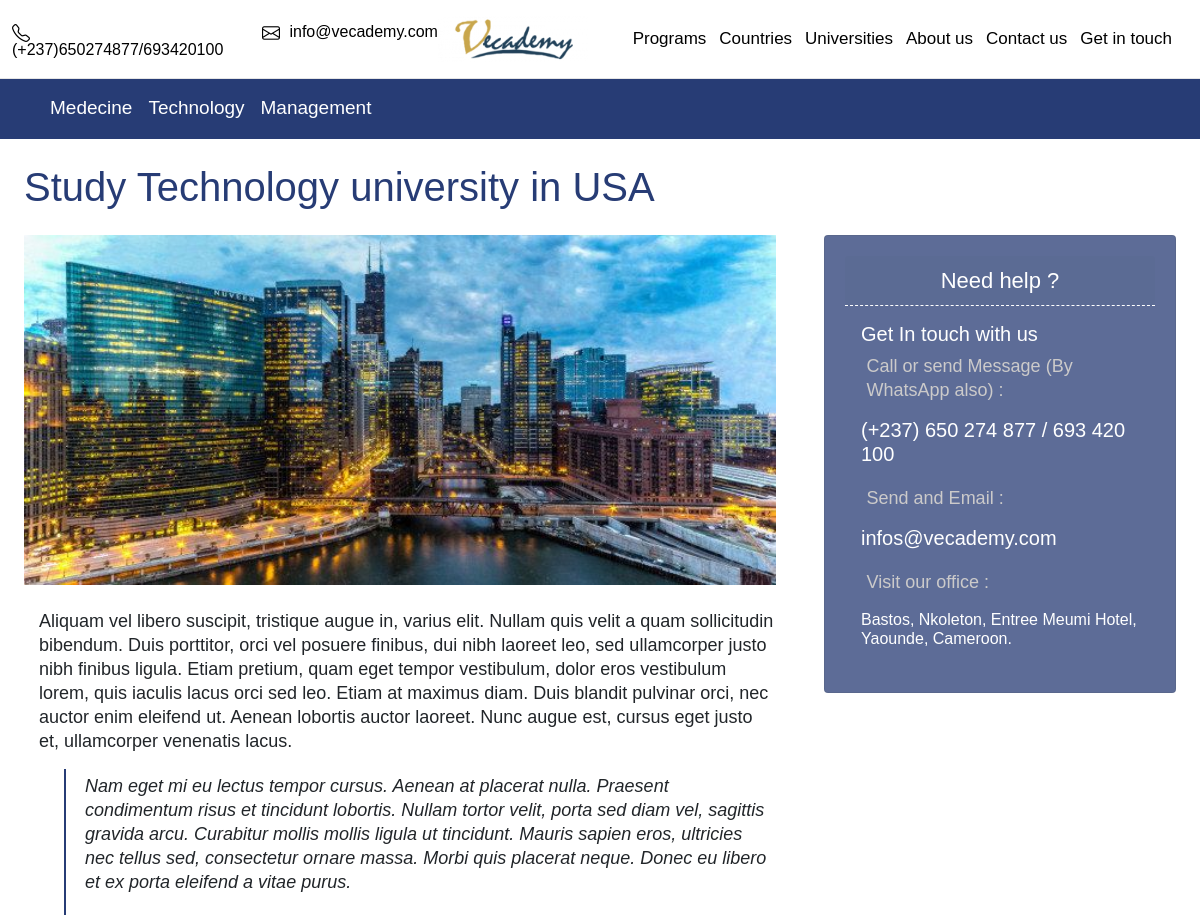
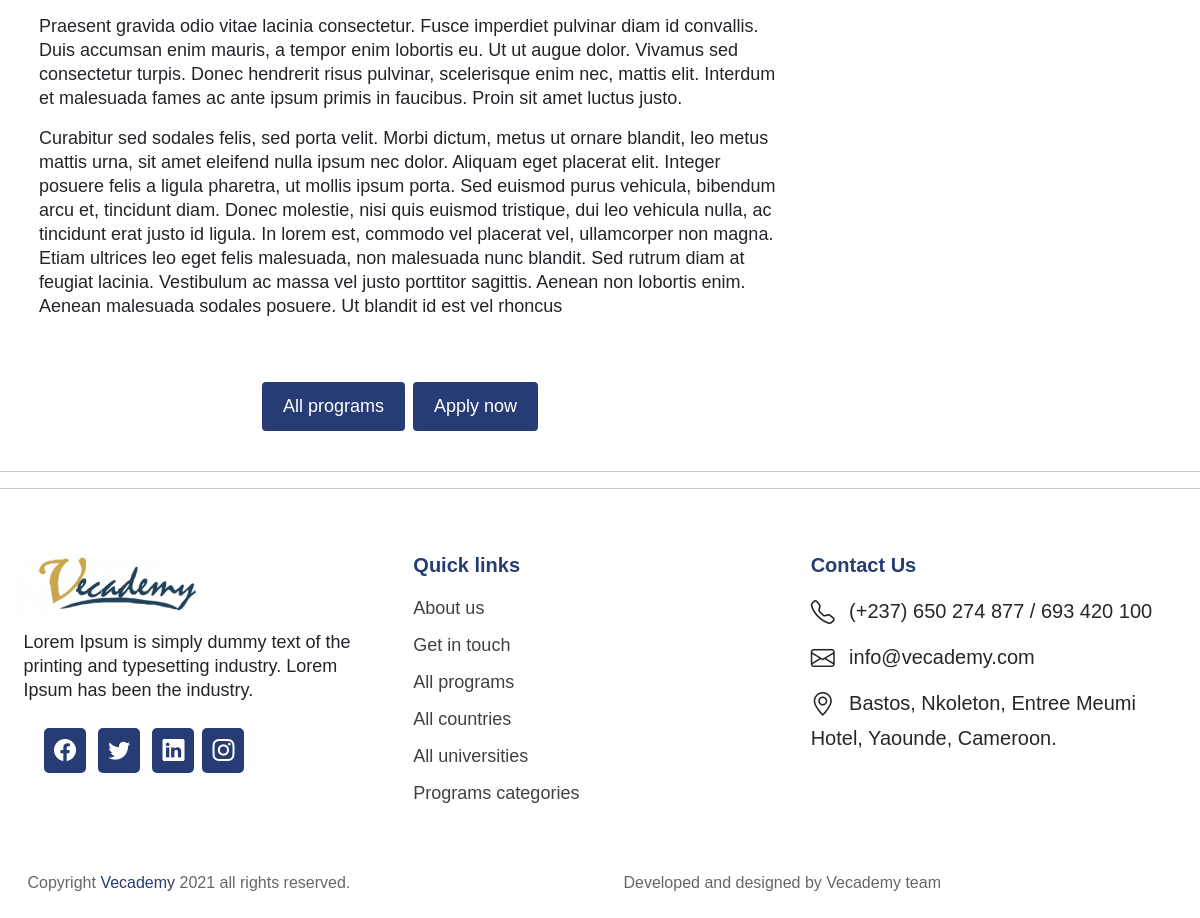
/programs/Study Technology university in USA/, run on the app's committed database (2 pictures, top to bottom).
### main/models.py (models this page shows, shortened)
class ProgramCategory(models.Model):
    program_category_title = models.CharField(max_length=254, null= True, blank=True)
    program_category_description = RichTextField(null = True, blank = True)
    program_category_image = models.ImageField(default = 'default', upload_to = 'programs-images/%Y/%m/%d/')
    date_created = models.DateTimeField(auto_now_add=True, blank=True, null=True)
    last_update = models.DateTimeField(null=True, blank=True)
    set_draft = models.BooleanField(default=True)
    set_featured = models.BooleanField(default=False)
    class Meta:
        verbose_name = 'Program Category'
        verbose_name_plural = 'Program Categories'

class Program(models.Model):
    program_name = models.CharField(max_length=254, null=True, blank=True)
    program_category = models.ForeignKey(ProgramCategory, blank=True, null=True, on_delete=models.PROTECT)
    choose_university = models.ForeignKey(University, on_delete=models.PROTECT, null=True, blank=True)
    program_short_description = models.TextField(max_length=200, null=True, blank=True)
    program_description = RichTextField(blank = True, null = True)
    program_image = models.ImageField(default = 'default.png', upload_to = 'programs-images/%Y/%m/%d/')
    program_icon = IconField(null = True, blank =True, default = 'Graduation Cap')
    date_created = models.DateTimeField(auto_now_add=True, blank=True, null=True)
    last_update = models.DateTimeField(null=True, blank=True)
    set_draft = models.BooleanField(default=True)
    set_featured = models.BooleanField(default=False)
    class Meta:
        verbose_name = 'Program'
        verbose_name_plural = 'Programs'

### main/views.py (the view)
# urls.py: path('programs/<str:program_url>/', views.singleProgram, name='single-program'),
def singleProgram(request, program_url):
    category_to_navebar = ProgramCategory.objects.all().filter(set_draft = False, set_featured = True)
    program_to_form = Program.objects.all().filter(set_draft = False)
    single_program = Program.objects.get(program_name = program_url, set_draft = False)
    program_fact = single_program.programfact_set.all().filter(set_draft = False)
    featured_post = BlogPost.objects.all().filter(set_draft = False, set_featured = True).order_by('-date_created')[:8]
    context = {
        'program_to_form':program_to_form,
        'featured_post':featured_post,
        'program_fact':program_fact,
        'single_program':single_program,
        'category_to_navebar':category_to_navebar,
    }
    return render(request, 'main/single-program.html', context)

### main/templates/main/single-program.html
{% extends 'index.html' %}
{% load static %}
{% block contain%}
<main>
    <div class="container-fluid p-4">
        <h3 class="mb-4 display-6">
            <span class="main-color">{{single_program.program_name}}</span>
        </h3>
        <div class="row g-5">
            <div class="col-lg-8 col-md-7 col-12">
                <div class="row g-5">
                    <div class="col-12">
                        {% include 'main/single-program-contain.html' %}
                    </div>
                    <div class="col-12 d-flex justify-content-center">
                        <div class="d-grid gap-2 d-md-flex justify-content-md-start">
                            <a class="btn btn-on-white" href="{% url 'programs' %}">All programs</a>
                            <a class="btn btn-on-white" href=" {% url 'contact' %} ">Apply now</a>
                        </div>
                    </div>
                </div>
            </div>
            <div class="col-lg-4 col-md-5">
                <div class="position-sticky" style="top: 2rem;">
                    {% include 'main/page-sidebar.html' %}
                </div>
            </div>
        </div>
    </div>
</main>
<hr> {% endblock %}

### templates/navbar.html
{% load static %}
{% if category_to_navebar %}
<div class="main-bg-color py-2">
    <div class="container">
        <div class="nav-scroller">
            <nav class="nav">
                {% for item in category_to_navebar %}
                <a class="p-2 text-white" href="{% url 'single-category' item.program_category_title %}">{{item.program_category_title}}</a>
                {% endfor %}
            </nav>
        </div>
    </div>
</div>
{% endif %}

### main/templates/main/single-program-contain.html (shortened to what this page needs)
 {% load static %}
<div class="service-details">
    <div class="service-single-img">
        <img class="program-image mb-4" src="{{single_program.program_image.url}}" alt="{{single_program.program_name}}">
    </div>
    <div class="content-body mt-20">
        {{single_program.program_description|safe}}
    </div>
</div>

### static/css/main.css (style rules this page uses)
body { font-family: proxima-nova, Helvetica, Arial, sans-serif; }
h3 { font-family: proxima-nova, Helvetica, Arial, sans-serif; font-weight: 600; line-height: 24px; font-size: 20px; }
p { font-family: proxima-nova, Helvetica, Arial, sans-serif; font-weight: 400; line-height: 24px; font-size: 18px; padding-left: 2%; }
blockquote { position: relative; padding: 5px; font-weight: 400; font-style: italic; text-align: left; clear: both; border-left: 2px solid #273c75; margin-left: 40px; }
.main-bg-color { background-color: #273c75; }
.btn-on-white { width: auto; padding: 10px 20px 10px 20px; background-color: #273c75; text-decoration: none; color: white; font-size: 18px; }
.main-color { color: #273c75; text-decoration: none; }
.item-container i, span { color: #ffffff; }
.nav-scroller { position: relative; z-index: 2; height: 2.75rem; overflow-y: hidden; }
.nav-scroller .nav { display: flex; flex-wrap: nowrap; padding-bottom: 1rem; margin-top: -1px; overflow-x: auto; text-align: center; white-space: nowrap; -webkit-overflow-scrolling: touch; }
.nav-scroller .nav a { text-decoration: none; font-size: 19px; color: #273c75; font-weight: 500; }

### main/templates/main/single-program-contain.html (style rules this page uses)
.program-image { max-height: 350px; width: 100%; }

### data on the page
ProgramCategory: program_category_title "Medecine"
ProgramCategory: program_category_title "Technology"
ProgramCategory: program_category_title "Management"
Program: program_name "Study Technology university in USA", program_image (picture), program_description "Aliquam vel libero suscipit, tristique augue in, varius elit. Nullam quis velit a quam sollicitudin bibendum. Duis porttitor, orci vel posuere finibus, dui nibh laoreet leo, sed ullamcorper justo nibh finibus ligula. Etiam pretium, quam eget tempor vestibulum, dolor eros vestibulum lorem, quis iaculis lacus orci sed leo. Etiam at maximus diam. Duis blandit pulvinar orci, nec auctor enim eleifend ut. Aenean lobortis auctor laoreet. Nunc augue est, cursus eget justo et, ullamcorper venenatis lacus. Nam eget mi eu lectus tempor cursus. Aenean at placerat nulla. Praesent condimentum risus et tincidunt lobortis. Nullam tortor velit, porta sed diam vel, sagittis gravida arcu. Curabitur mollis…"
